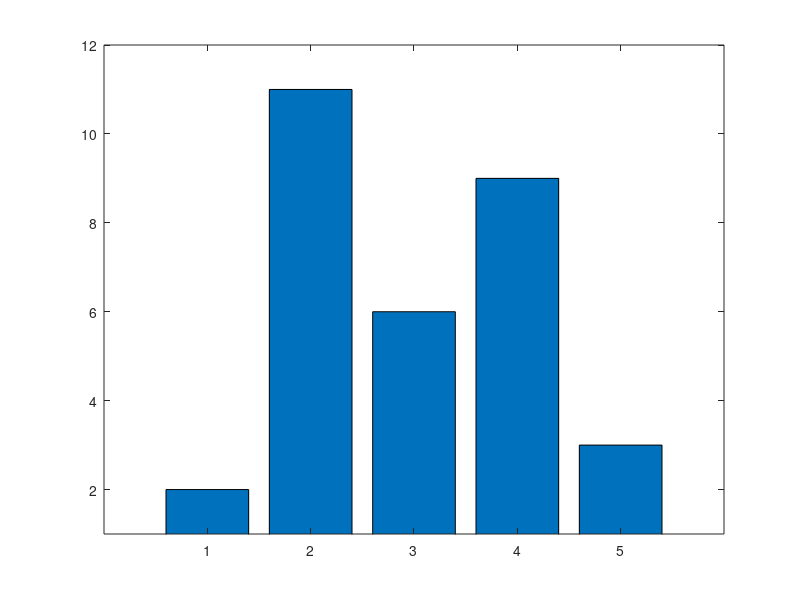
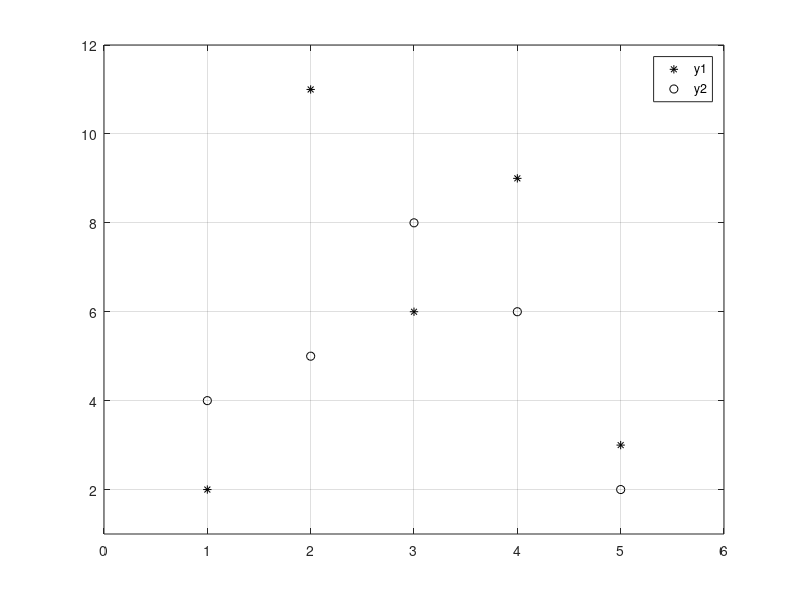

These charts were generated, in order, by the following MATLAB code:
% Practice 3.1
% r = input('Enter radius of circle: ')
% c = 2*pi*r

% Practice 3.2
% len = input('Enter length: ')
% fm = input('Is that f(eet) or m(eters)?: ', 's')

% Practice 3.3
% a=input('Enter a character: ','s');
% n=input('Enter a number: ');
% fprintf('%3c\n',a);
% fprintf('%-8.3f\n',n);

% Practice 3.4
% time = input('Enter time: ');
% temp = input('Enter temperature: ');
% plot(time, temp, 'r*')
% 
% axis([time-10 time+10 temp-10 temp+10])
% xlabel('Time')
% ylabel('Temperature')
% 
% title('Time and Temp')

% Practice 3.5
x=1:5;
y1=[2 11 6 9 3];
y2=[4 5 8 6 2];
figure(1)
bar(x,y1)
axis([0 6 1 12]);

figure(2)
plot(x,y1,'k*')
hold on
plot(x,y2,'ko')
grid on
legend( 'y1', 'y2')
axis([0 6 1 12]);